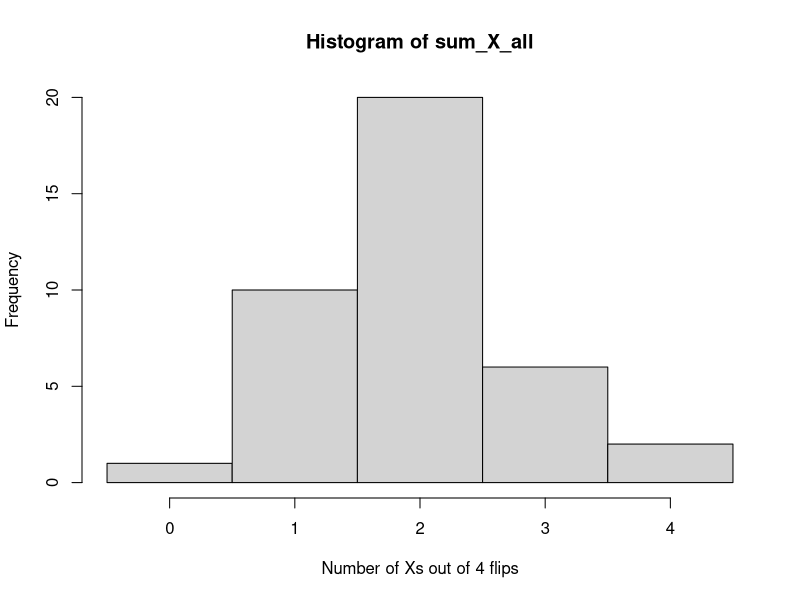
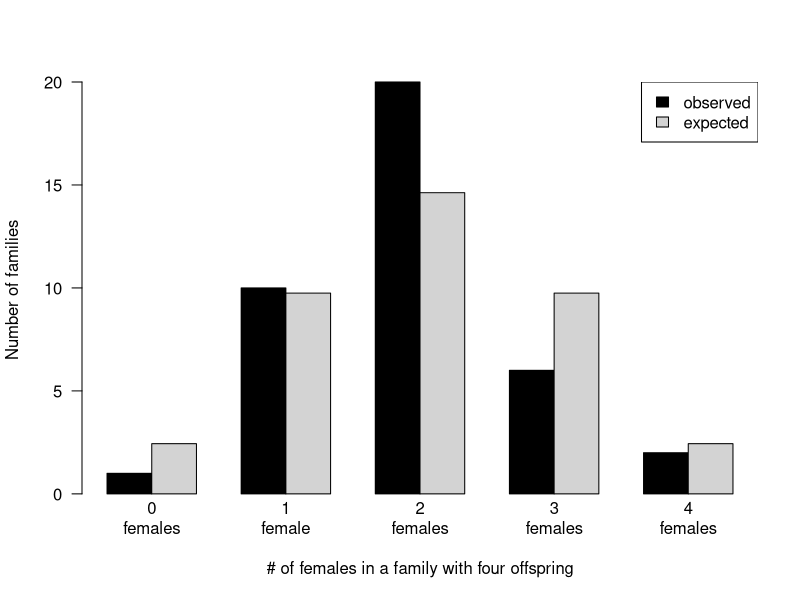

Generate these figures, in order, with R:
# Using the chi-square test

# In class we generated the expected number of times an individual visited one of five friends by choosing their path from their home to 
# their friends' homes using a random coin flip. The same process can be used to investigate the sex composition for a family with 
# four children. In this scenario, we are using identity of chromosomes to define biological sex. Instead of heads or tails as a defining
#  property that determines whether an individual visits a particular friend, we will make a coin with two sides: one with a Y and one 
# with an X, corresponding to the Y and X chromosomes, respectively. 

# First we need to generate a coin. If the coin flip results in a Y, the couple's offspring is labeled male. If the coin flip results in 
# an X, the couple's offspring is labeled female. 
coin <- c("Y","X")

# We can flip the coin once by using the sample function.
flip <- sample(coin, 1)

#we have to flip the coin four times to figure out how many offspring are labeled female.
    four_flips <- c(sample(coin, 1), sample(coin, 1), sample(coin, 1), sample(coin, 1))
    # number labeled female is the number of xs 

    # alternative method:
    four_flips <- sample(coin, 4, replace = T)

#For the four_flips, we can determine the number of females by summing the number of times X appears in the vector four_flips.
sum_heads <- sum(four_flips=="X")

#To replicate what we did in class with the friend visits (i.e., generate a distribution by having all students flip coins and record 
# their data), we need to repeat this process n_students times and then generate a vector of the number of Xs obtained for each of the 
# simulated students. We have 39 students in our section.
n_students <- 39

#make a vector to store the results of the coin flips (i.e. the number of Xs)
sum_X_all <- rep(NA, n_students)

#repeat the coin flipping four times for each student, sum the number of Xs, and store this information
for (i in 1:n_students){ # for each student in our list of students 
  four_flips <- c(sample(coin, 1), sample(coin, 1), sample(coin, 1), sample(coin, 1)) # have them flip the coin 4 times and record the results of each flip in an object called "four_flips"
  sum_X_all[i] <- sum(four_flips=="X") # then extract the number of xs from the "four flips" and save that number in the blank vector that you made to hold your results 
}

#Let's look at a histogram of the data.
hist_summary <- hist(sum_X_all, breaks=seq(-0.5,4.5,1), xlab = "Number of Xs out of 4 flips")

#now let's figure out the expected number of outcomes we should see assuming the probability of passing on an X or Y chromosome to the 
# offspring is equal. 
# probabiliy of one female out of no females out of 4, expected probability of 1 female out of four, 

exp_females <- c(0.0625*n_students, 0.25*n_students, 0.375*n_students, 0.25*n_students, 0.0625*n_students)

#make a barplot of the simulated and expected data by first making a matrix with the two vectors using rbind()
obs_exp_combined <- rbind(hist_summary$counts, exp_females)
  # we don't want X sum all here becuase we want the count of the observed number for each number of female offspring 

#then making a barplot. The "\n" notation in the names argument adds a line break, so "females" is below the number.
barplot(obs_exp_combined, beside=T, names=c("0\nfemales","1\nfemale", "2\nfemales","3\nfemales", "4\nfemales"), xlab="# of females in a family with four offspring", ylab="Number of families", las=1, col=c("black","light grey"))


#put a legend on the graph
legend("topright", fill=c("black","light grey"), legend=c("observed","expected"))

#use the function chisq.test to evaluate whether the observed data differs from the expectations. To use this function, we need to put the
#  observed and expected data into a table with observation in one column, and expected values in another column. We use cbind() and 
#  as.table() to do this.
obs_vs_exp <- as.table(cbind(hist_summary$counts, exp_females))
print(obs_vs_exp)

#add names to the table
# ratio = row names , status = column names 
dimnames(obs_vs_exp) <- list(ratio = c("All male","3 male, 1 female","2 males and 2 females","3 female, 1 male","All female"), 
      status = c("Observed","Expected"))
print(obs_vs_exp)

#now to the chisq.test
chisq.test(obs_vs_exp)

# Use the evidence in your graph, and the results of the chi-square test to make a claim about differences between the observed and expected values. What to submit: image of your graph, claim, and code with thorough and original annotations (this means you need to go back through the code and write your own annotations, to demonstrate that you understand what is happening at each step). 
